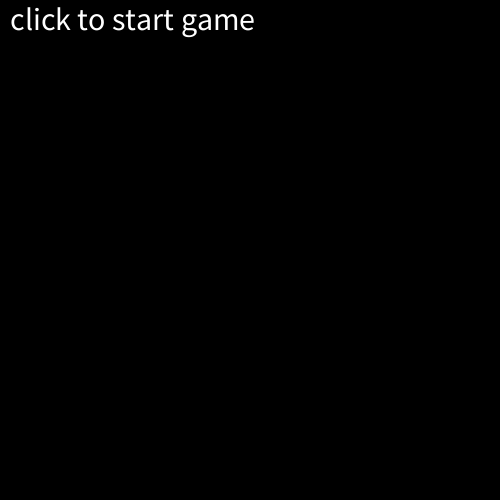
Frame 1 (no input)
Frame 60 (the mouse pressed at the canvas centre just before this capture): identical to frame 1, image omitted
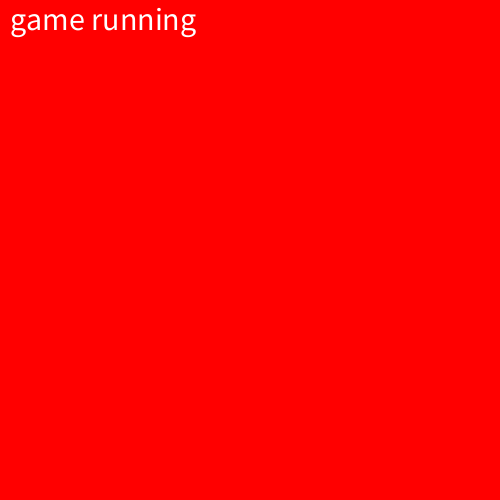
Frame 120 (the mouse held since frame 60 and released just before this capture)

The Processing sketch that drew these frames (run headless with seeded random() and noise(); from frame 60 on, the mouse is pressed at the canvas centre):

// Processing sketch: GameLoopExample
// ── GameLoopExample.pde
// Game Loop Example
// Based on tutorial: https://www.toptal.com/game/ultimate-guide-to-processing-simple-game

/********* VARIABLES *********/

// We control which screen is active by settings / updating
// gameScreen variable. We display the correct screen according
// to the value of this variable.
//
// 0: Initial Screen
// 1: Game Play Screen
// 2: Game-over Screen

int gameScreen = 0;

/********* SETUP GAME *********/

void setup() {
  size(500, 500);
}


/********* DRAW LOOP aka GAME LOOP *********/

void draw() {  

  // Display the contents of the current screen
  if (gameScreen == 0) {
    initScreen();
  } else if (gameScreen == 1) {
    gameScreen();
  } else if (gameScreen == 2) {
    gameOverScreen();
  }
}


/********* SCREEN CONTENTS *********/

// Code for initial screen
void initScreen() {
  background(0); // draw background color for each game screen

  textSize(32); // draw some text
  fill(255);
  text("click to start game", 10, 30);
}

// Code for game play screen
void gameScreen() {
  background(255, 0, 0);

  textSize(32);
  fill(255);
  text("game running", 10, 30);
}

// Code for game over screen
void gameOverScreen() {
  background(0, 0, 255);

  textSize(32);
  fill(255);
  text("game over. click to start over", 10, 30);
}


/********* INPUTS *********/

public void mousePressed() {

  // If we are on the initial screen when clicked, start the game, 
  // else check which screen we are on and move to the next screen.

  if (gameScreen == 0) {
    startGame();
  } else if (gameScreen == 1) {
    gameScreen = 2;
    gameOverScreen();
  } else if (gameScreen == 2) {
    gameScreen = 0;
    initScreen();
  }
}


/********* SET GAME VARIABLES *********/

// This method sets the necessary variables to start the game  
void startGame() {
  gameScreen=1;
}
